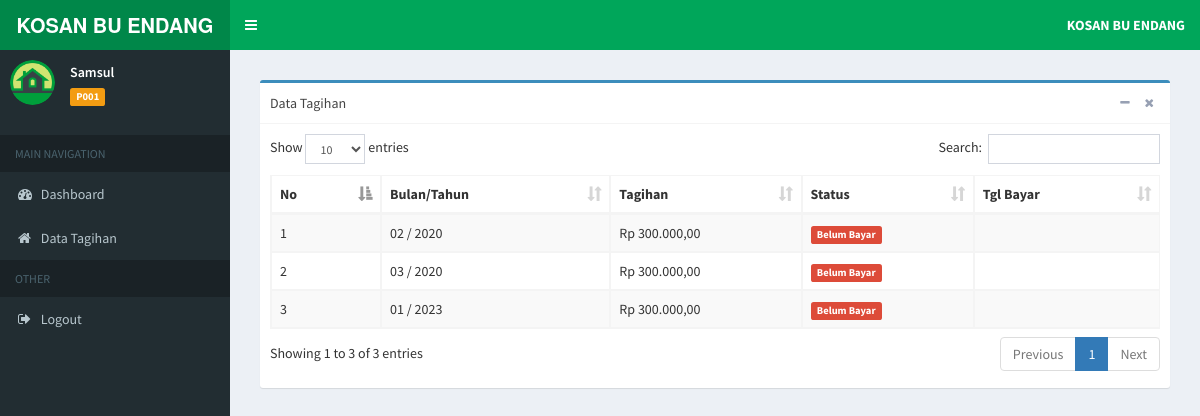
The app's page /aplication.php?page=tagihan-belum-lunas (signed in) with its own data.
### tables this page shows
CREATE TABLE `tb_tagihan` (
  `id_tagihan` int(11) NOT NULL,
  `bulan` varchar(3) NOT NULL,
  `tahun` year(4) NOT NULL,
  `id_penghuni` varchar(6) NOT NULL,
  `tagihan` int(11) NOT NULL,
  `status` enum('BL','LS') NOT NULL,
  `tgl_bayar` date NOT NULL
);

### inc/rupiah.php (called while the page is built)
<?php
function rupiah($angka){
	$hasil_rupiah = "Rp " . number_format($angka,2,',','.');
	return $hasil_rupiah;
}

### penghuni/tagihan_belum_lunas.php (the view, shortened to what this page needs)
<section class="content">
	<div class="box box-primary">
		<div class="box-header with-border">
			Data Tagihan
			<div class="box-tools pull-right">
				<button type="button" class="btn btn-box-tool" data-widget="collapse">
					<i class="fa fa-minus"></i>
				</button>
				<button type="button" class="btn btn-box-tool" data-widget="remove">
					<i class="fa fa-remove"></i>
				</button>
			</div>
		</div>
		<div class="box-body">
			<div class="table-responsive">
				<table id="example1" class="table table-bordered table-striped">
					<thead>
						<tr>
							<th>No</th>
							<th>Bulan/Tahun</th>
							<th>Tagihan</th>
							<th>Status</th>
							<th>Tgl Bayar</th>
						</tr>
					</thead>
					<tbody>
						<?php
                  $no = 1;
                  $sql = $koneksi->query("SELECT * from tb_tagihan where id_penghuni='$data_id' and status='BL' order by tgl_bayar asc");
                  while ($data= $sql->fetch_assoc()) {
                ?>
						<tr>
							<td>
								<?php echo $no++; ?>
							</td>
							<td>
								<?php echo $data['bulan']; ?>
								/
								<?php echo $data['tahun']; ?>
							</td>
							<td>
								<?php echo rupiah($data['tagihan']); ?>
							</td>
							<td>
								<?php $stt = $data['status']  ?>
								<?php if($stt == 'BL'){ ?>
								<span class="label label-danger">Belum Bayar</span>
							<?php } ?>
							<td>
						</tr>
						<?php
						}
						?>
					</tbody>
				</table>
			</div>
		</div>
	</div>
</section>

### records on screen
tb_tagihan: bulan "02", tahun "2020", tagihan "Rp 300.000,00", status "Belum Bayar"
tb_tagihan: bulan "03", tahun "2020", tagihan "Rp 300.000,00", status "Belum Bayar"
tb_tagihan: bulan "01", tahun "2023", tagihan "Rp 300.000,00", status "Belum Bayar"

### other values on screen
$data_nama "Samsul"
$data_id "P001"
